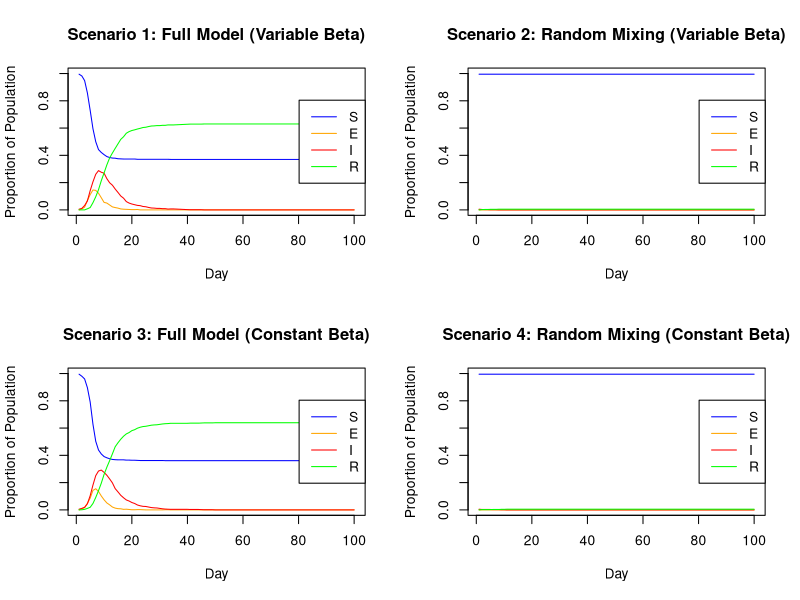

Source code (R):
#  Statistical Programming Group Project 2
#  Group 18 Members and Contributions:
#  Farah Nur Jannah Binti Farok (S2891743): Sections 1 and 2
#  Marta Gorecka (S1866561): Sections 2 & 3
#  Farell Zevic (S2810226): Sections 4 and 5
# ----------------------------------------------------------------

# ------------------------ 1. Household distribution ---------------------------
'
n %/% hmax is the min num of households needed if all had hmax people
+1 to have extra households in case division is not exact
replace=TRUE allows repeated household sizes
[1:n] trims the vector to exactly n people
'
set.seed(0)
n <- 1000 # population test size
hmax <- 5 # max household size
h <- rep(1:(n %/% hmax + 1), sample(1:hmax, n %/% hmax + 1, replace=TRUE))[1:n]


# ------------------------- 2.  Network of regular contacts --------------------
# function to generate non-household contacts
beta <- runif(n, 0, 1) #n vector of βi
get.net <- function(beta, h, nc = 15) {
  # beta = sociability vector all individuals
  # h = household membership vector
  # nc = average number of non-household contacts per person
  n <- length(beta) # total number of people
  bm <- mean(beta) # mean of vector beta
  contacts <- vector("list", n) # create empty list for each person
  
  for (i in seq_len(n)) {
    non_household <- which(h != h[i]) # identify people NOT in the same household as person i
    probij <- nc * beta[i] * beta[non_household] / (bm^2 * (n-1)) # probability links
    isampled <- runif(length(non_household)) < probij # randomly sample which non-householders to pick
    sampled <- non_household[isampled] # sampled non-householders
    contacts[[i]] <- sampled
    }
  # make the link bidirectional
  # ensure if person i lists person j as a contact, then person j also lists person i as a contact
  for (i in 1:n) {
    for (j in contacts[[i]] ) {
      # check if the reverse link (j -> i) already exists
      if (! (i %in% contacts[[j]]) ) { 
        contacts[[j]] <- c(contacts[[j]], i) # add i to j's contact list if bidirectional link does not exist
      }}}
  return(contacts) 
}

# --------------------------- 3. SEIR model implementation ---------------------
'
n = number of people
βi = sociability parameter for ith person
h = n vector of indicating which household the person belongs to
beta = n vector of βi; 
nt = number of days to simulate 
pinf = proportion of the initial population to *randomly* start in the I state
'
alink <- get.net(beta, h, nc = 15) # non-household contacts
nseir <- function(beta, h, alink, alpha=c(.1,.01,.01), delta=.2, gamma=.4, nc=15, nt = 100, pinf = .005) {
  '
  calculate combined infection rate using alpha
  Probability of NOT getting infected: Pnotinf = (1-alpha_h)*(1-alpha_c)*(1-alpha_r)
  Probability of getting infected: Pinf = 1 - Pnotinf = 1 - (1-alpha_h)*(1-alpha_c)*(1-alpha_r)
  '
  
  bm <- mean(beta)
  n <- length(beta)
  x <- rep(0,n) # vector x to store the infection state
  ni = round(pinf*n) # number of infected people
  iinf <- sample(1:n,ni) # randomly select the infectious people
  x[iinf] <- 2 # set those infected people to stage "2" (E->I)
  S <- E <- I <- R <- numeric(nt) #set up storage for pop in each state
  S[1] <- n-ni 
  I[1]<-ni
  
  for (t in 2:nt){ # infecting process to start the day after the initial infections happened
    for (i in iinf){
      household <- which(h == h[i])
      if (length(alink[[i]]) == 0 ) {
        next
      }
      else{
        ipluscontacts <- c(alink[[i]],i)
        randmix <- setdiff(1:n, c(household, ipluscontacts))
        randmixsampled <- sample(randmix, nc)
        alldaily <- c(household, alink[[i]], randmixsampled)
        probh <- 0; probc <-0; probr <-0
        
        for (j in alldaily){
          
          
          if (x[j] == 0){
            if (is.na(h[j])) {
              next
            }
            else if (h[i] == h[j]){
              probh <- alpha[1]
            }
            else if (j %in% alink[[i]]){
              probc <- alpha[2]
            }
            probr <- alpha[3] * nc * beta[i] * beta[j] / (bm^2 * (n-1))
            Pinf = 1 - (1-probh)*(1-probc)*(1-probr)
            
            if (runif(1) < Pinf) {
              x[j] <- 1
              }
          }
        }
      }
    }
    u <- runif(n)
    x[x == 2 & u < delta] <- 3   # I -> R
    x[x == 1 & u < gamma] <- 2   # E -> I
    iinf <- which(x == 2)
    
    S[t] <- sum(x == 0)
    E[t] <- sum(x == 1)
    I[t] <- sum(x == 2)
    R[t] <- sum(x == 3)
    
  }
  return(list(S=S,E=E,I=I,R=R,t=1:nt))
}

# ------------------ 4. Visualization of SEIR population states ----------------
plot.nseir <- function(result, main_title) {
  n <- result$S[1] + result$E[1] + result$I[1] + result$R[1]
  
  plot(result$t, result$S / n, type = "l", col = "blue",
       xlab = "Day", ylab = "Proportion of Population",
       ylim = c(0, 1), main = main_title)
  lines(result$t, result$E / n, col = "orange")
  lines(result$t, result$I / n, col = "red")
  lines(result$t, result$R / n, col = "green")
  
  legend("right", legend = c("S", "E", "I", "R"),
         col = c("blue", "orange", "red", "green"), lty = 1)
}

# ------------------ 5. Scenario-based SEIR model comparison -------------------
set.seed(50)

n <- 1000
nt <- 100
beta_vector <- runif(n, 0, 1)
h_households <- rep(1:(n %/% 5 + 1), sample(1:5, n %/% 5 + 1, replace=TRUE)) [1:n]
beta_bar_vector <- rep(mean(beta_vector), n)

par(mfrow = c(2, 2))

# Scenario 1: full model with variable beta
alink_full <- get.net(beta = beta_vector, h = h_households)
result_full <- nseir(beta = beta_vector, h = h_households, alink = alink_full)
plot.nseir(result_full, "Scenario 1: Full Model (Variable Beta)")

# Scenario 2: random mixing with variable beta
alpha_random_mixing <- c(0, 0, 0.02)
result_random <- nseir(beta = beta_vector, h = h_households, alink = alink_full,
                       alpha = alpha_random_mixing)
plot.nseir(result_random, "Scenario 2: Random Mixing (Variable Beta)")

# Scenario 3: full fodel with constant beta
alink_homog <- get.net(beta = beta_bar_vector, h = h_households)
result_homog <- nseir(beta = beta_bar_vector, h = h_households, alink = alink_homog)
plot.nseir(result_homog, "Scenario 3: Full Model (Constant Beta)")

# Scenario 4: random mixing with constant beta
result_rand_homog <- nseir(beta = beta_bar_vector, h = h_households, alink = alink_homog,
                           alpha = alpha_random_mixing)
plot.nseir(result_rand_homog, "Scenario 4: Random Mixing (Constant Beta)")
par(mfrow = c(1, 1))
